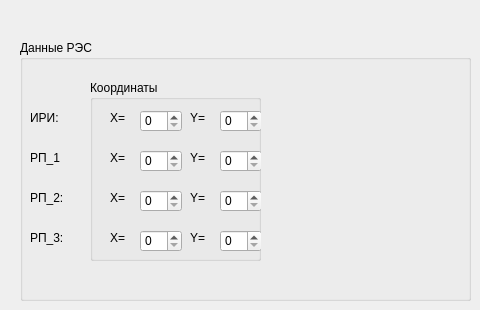
        <widget class="QWidget" name="page_7">
         <widget class="QGroupBox" name="groupBox_21">
          <property name="geometry">
           <rect>
            <x>20</x>
            <y>40</y>
            <width>451</width>
            <height>261</height>
           </rect>
          </property>
          <property name="title">
           <string>Данные РЭС</string>
          </property>
          <widget class="QLabel" name="label_111">
           <property name="geometry">
            <rect>
             <x>10</x>
             <y>70</y>
             <width>55</width>
             <height>16</height>
            </rect>
           </property>
           <property name="text">
            <string>ИРИ:</string>
           </property>
          </widget>
          <widget class="QLabel" name="label_112">
           <property name="geometry">
            <rect>
             <x>10</x>
             <y>110</y>
             <width>51</width>
             <height>16</height>
            </rect>
           </property>
           <property name="text">
            <string>PП_1</string>
           </property>
          </widget>
          <widget class="QLabel" name="label_113">
           <property name="geometry">
            <rect>
             <x>10</x>
             <y>150</y>
             <width>51</width>
             <height>16</height>
            </rect>
           </property>
           <property name="text">
            <string>РП_2:</string>
           </property>
          </widget>
          <widget class="QLabel" name="label_114">
           <property name="geometry">
            <rect>
             <x>10</x>
             <y>190</y>
             <width>51</width>
             <height>16</height>
            </rect>
           </property>
           <property name="text">
            <string>РП_3:</string>
           </property>
          </widget>
          <widget class="QGroupBox" name="groupBox_22">
           <property name="geometry">
            <rect>
             <x>70</x>
             <y>40</y>
             <width>171</width>
             <height>181</height>
            </rect>
           </property>
           <property name="title">
            <string>Координаты</string>
           </property>
           <widget class="QLabel" name="label_115">
            <property name="geometry">
             <rect>
              <x>20</x>
              <y>30</y>
              <width>55</width>
              <height>16</height>
             </rect>
            </property>
            <property name="text">
             <string>X=</string>
            </property>
            <property name="buddy">
             <cstring>spinBox_36</cstring>
            </property>
           </widget>
           <widget class="QSpinBox" name="spinBox_73">
            <property name="geometry">
             <rect>
              <x>50</x>
              <y>150</y>
              <width>42</width>
              <height>22</height>
             </rect>
            </property>
           </widget>
           <widget class="QSpinBox" name="spinBox_74">
            <property name="geometry">
             <rect>
              <x>50</x>
              <y>70</y>
              <width>42</width>
              <height>22</height>
             </rect>
            </property>
           </widget>
           <widget class="QLabel" name="label_116">
            <property name="geometry">
             <rect>
              <x>20</x>
              <y>70</y>
              <width>21</width>
              <height>16</height>
             </rect>
            </property>
            <property name="text">
             <string>X=</string>
            </property>
            <property name="buddy">
             <cstring>spinBox_30</cstring>
            </property>
           </widget>
           <widget class="QLabel" name="label_117">
            <property name="geometry">
             <rect>
              <x>20</x>
              <y>150</y>
              <width>21</width>
              <height>16</height>
             </rect>
            </property>
            <property name="text">
             <string>X=</string>
            </property>
            <property name="buddy">
             <cstring>spinBox_29</cstring>
            </property>
           </widget>
           <widget class="QLabel" name="label_118">
            <property name="geometry">
             <rect>
              <x>100</x>
              <y>150</y>
              <width>55</width>
              <height>16</height>
             </rect>
            </property>
            <property name="text">
             <string>Y=</string>
            </property>
            <property name="buddy">
             <cstring>spinBox_34</cstring>
            </property>
           </widget>
           <widget class="QSpinBox" name="spinBox_75">
            <property name="geometry">
             <rect>
              <x>50</x>
              <y>110</y>
              <width>42</width>
              <height>22</height>
             </rect>
            </property>
           </widget>
           <widget class="QLabel" name="label_119">
            <property name="geometry">
             <rect>
              <x>20</x>
              <y>110</y>
              <width>21</width>
              <height>16</height>
             </rect>
            </property>
            <property name="text">
             <string>X=</string>
            </property>
            <property name="buddy">
             <cstring>spinBox_31</cstring>
            </property>
           </widget>
           <widget class="QSpinBox" name="spinBox_76">
            <property name="geometry">
             <rect>
              <x>130</x>
              <y>70</y>
              <width>42</width>
              <height>22</height>
             </rect>
            </property>
           </widget>
           <widget class="QSpinBox" name="spinBox_77">
            <property name="geometry">
             <rect>
              <x>130</x>
              <y>30</y>
              <width>42</width>
              <height>22</height>
             </rect>
            </property>
           </widget>
           <widget class="QLabel" name="label_120">
            <property name="geometry">
             <rect>
              <x>100</x>
              <y>70</y>
              <width>51</width>
              <height>16</height>
             </rect>
            </property>
            <property name="text">
             <string>Y=</string>
            </property>
            <property name="buddy">
             <cstring>spinBox_32</cstring>
            </property>
           </widget>
           <widget class="QSpinBox" name="spinBox_78">
            <property name="geometry">
             <rect>
              <x>130</x>
              <y>150</y>
              <width>42</width>
              <height>22</height>
             </rect>
            </property>
           </widget>
           <widget class="QSpinBox" name="spinBox_79">
            <property name="geometry">
             <rect>
              <x>130</x>
              <y>110</y>
              <width>42</width>
              <height>22</height>
             </rect>
            </property>
           </widget>
           <widget class="QLabel" name="label_121">
            <property name="geometry">
             <rect>
              <x>100</x>
              <y>110</y>
              <width>55</width>
              <height>16</height>
             </rect>
            </property>
            <property name="text">
             <string>Y=</string>
            </property>
            <property name="buddy">
             <cstring>spinBox_35</cstring>
            </property>
           </widget>
           <widget class="QLabel" name="label_122">
            <property name="geometry">
             <rect>
              <x>100</x>
              <y>30</y>
              <width>55</width>
              <height>16</height>
             </rect>
            </property>
            <property name="text">
             <string>Y=</string>
            </property>
            <property name="buddy">
             <cstring>spinBox_33</cstring>
            </property>
           </widget>
           <widget class="QSpinBox" name="spinBox_80">
            <property name="geometry">
             <rect>
              <x>50</x>
              <y>30</y>
              <width>42</width>
              <height>22</height>
             </rect>
            </property>
           </widget>
          </widget>
         </widget>
        </widget>
